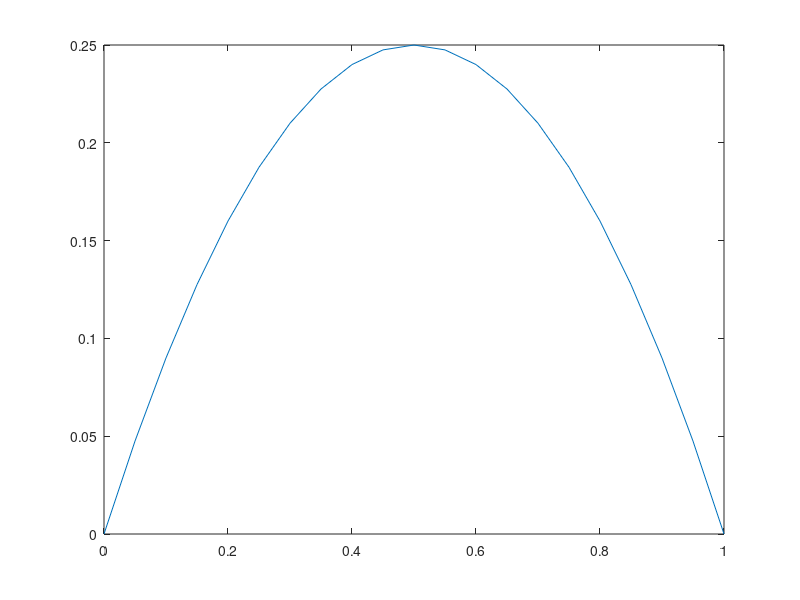

The MATLAB source for this figure:
x = 0: 1/20 : 1;
u = [ 0, 0.0475, 0.09, 0.1275, 0.16, 0.1875, 0.21, 0.2275, 0.24, 0.2475, 0.25, 0.2475, 0.24, 0.2275, 0.21, 0.1875, 0.16, 0.1275, 0.09, 0.0475, 0,];
plot(x, u);
